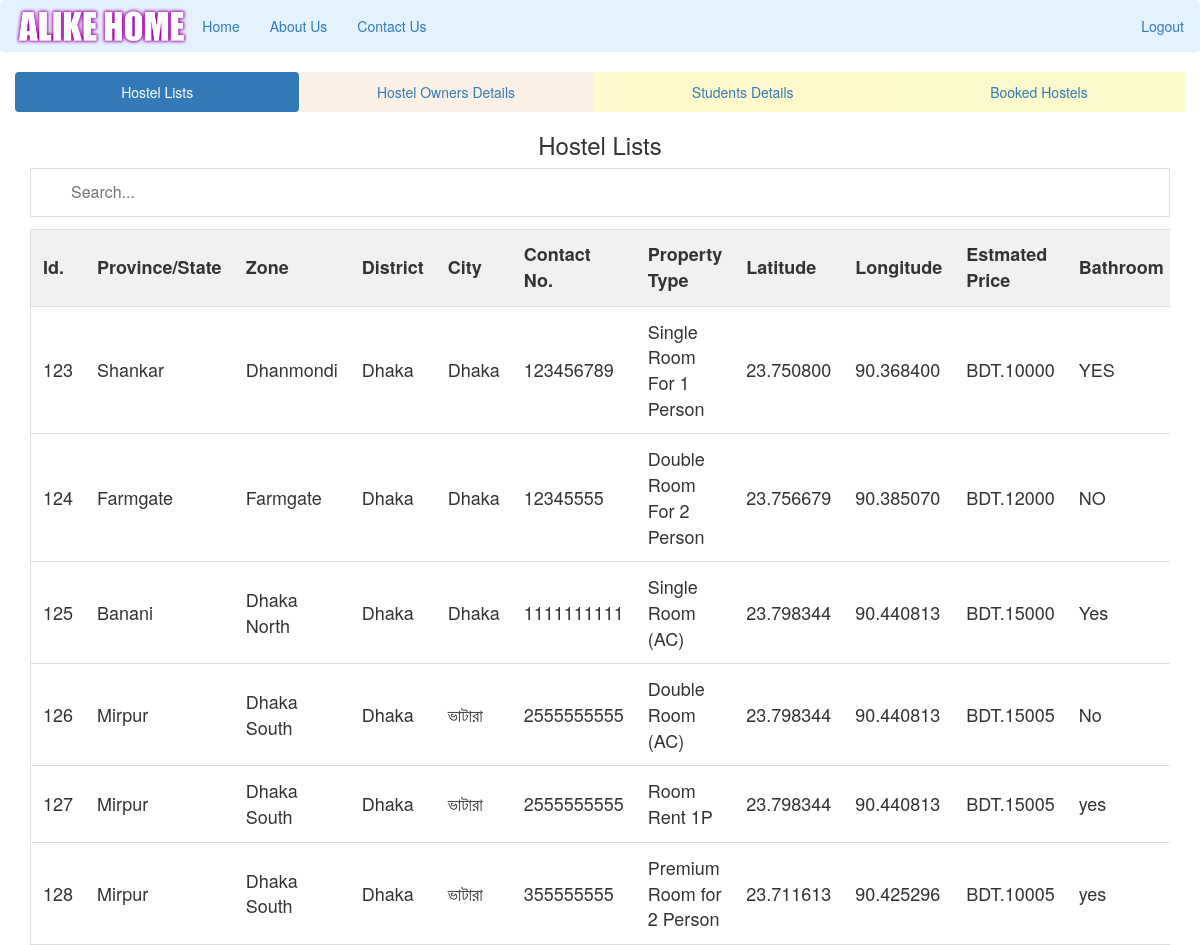
/admin/admin-index.php (signed in), run on the app's committed database.
### tables this page shows
CREATE TABLE `add_property` (
  `property_id` int(10) NOT NULL,
  `province` varchar(50) NOT NULL,
  `zone` varchar(50) NOT NULL,
  `district` varchar(50) NOT NULL,
  `city` varchar(15) NOT NULL,
  `contact_no` bigint(10) NOT NULL,
  `property_type` varchar(50) NOT NULL,
  `estimated_price` bigint(10) NOT NULL,
  `bathroom` varchar(10) NOT NULL,
  `description` varchar(2000) NOT NULL,
  `latitude` decimal(9,6) NOT NULL,
  `longitude` decimal(9,6) NOT NULL,
  `owner_id` int(10) NOT NULL,
  `booked` varchar(10) NOT NULL DEFAULT 'No'
);

### admin/admin-index.php (the view, shortened to what this page needs)
<?php
include("navbar.php");
 ?>
<head>
<link rel="stylesheet" type="text/css" href="style.css">
</head>
<body>
 <div class="container-fluid">
  <ul class="nav nav-pills nav-justified">
    <li class="active" style="background-color: #FFF8DC"><a data-toggle="pill" href="#home">Hostel Lists</a></li>
    <li style="background-color: #FAF0E6"><a data-toggle="pill" href="#menu1">Hostel Owners Details</a></li>
    <li style="background-color: #FFFACD"><a data-toggle="pill" href="#menu2">Students Details</a></li>
    <li style="background-color: #FAFACD"><a data-toggle="pill" href="#menu3">Booked Hostels</a></li>
  </ul>
  <div class="tab-content">
    <div id="home" class="tab-pane fade in active">
      <center><h3>Hostel Lists</h3></center>
      <div class="container-fluid">
      <input type="text" id="myInput" onkeyup="myFunction()" placeholder="Search..." title="Type in a name">
            <div style="overflow-x:auto;">
              <table id="myTable">
                <tr class="header">
                  <th>Id.</th>
                  <th>Province/State</th>
                  <th>Zone</th>
                  <th>District</th>
                  <th>City</th>
                  <th>Contact No.</th>
                  <th>Property Type</th>
                  <th>Latitude</th>
                  <th>Longitude</th>
                  <th>Estmated Price</th>
                  <th>Bathroom</th>
                </tr>
                <?php
        include("../config/config.php");
        $sql="SELECT * from add_property";
        $result=mysqli_query($db,$sql);
        if(mysqli_num_rows($result)>0)
      {
          while($rows=mysqli_fetch_assoc($result)){
          $property_id=$rows['property_id'];
       ?>
                <tr>
                  <td><?php echo $rows['property_id'] ?></td>
                  <td><?php echo $rows['province'] ?></td>
                  <td><?php echo $rows['zone'] ?></td>
                  <td><?php echo $rows['district'] ?></td>
                  <td><?php echo $rows['city'] ?></td>
                  <td><?php echo $rows['contact_no'] ?></td>
                  <td><?php echo $rows['property_type'] ?></td>
                  <td><?php echo $rows['latitude'] ?></td>
                  <td><?php echo $rows['longitude'] ?></td>
                  <td>BDT.<?php echo $rows['estimated_price'] ?></td>
                  <td><?php echo $rows['bathroom'] ?></td>
                <td>
<?php $sql2="SELECT * from property_photo where property_id='$property_id'";
        $query=mysqli_query($db,$sql2);
        if(mysqli_num_rows($query)>0)
      {
          while($row=mysqli_fetch_assoc($query)){ ?>
                  <img src="../owner/<?php echo $row['p_photo'] ?>" width="50px">
                <?php }}}} ?>
                </td>
                </tr>
              </table>
            </div>
    </div>
  </div>
  </div>
</body>

### admin/style.css (style rules this page uses)
#myInput, #myInput2, #myInput3, #myInput4 { background-image: url('/css/searchicon.png'); background-position: 10px 10px; background-repeat: no-repeat; width: 100%; font-size: 16px; padding: 12px 20px 12px 40px; border: 1px solid #ddd; margin-bottom: 12px; }
#myTable, #myTable2, #myTable3, #myInput4 { border-collapse: collapse; width: 100%; border: 1px solid #ddd; font-size: 18px; }
#myTable th, #myTable td,#myTable2 th, #myTable2 td,#myTable3 th, #myTable3 td,#myTable4 th, #myTable4 td { text-align: left; padding: 12px; }
#myTable tr,#myTable2 tr,#myTable3 tr,#myTable4 tr { border-bottom: 1px solid #ddd; }
#myTable tr.header, #myTable tr:hover,#myTable2 tr.header, #myTable2 tr:hover,#myTable3 tr.header, #myTable3 tr:hover,#myTable4 tr.header, #myTable4 tr:hover { background-color: #f1f1f1; }
th, td { text-align: left; padding: 8px; }

### data on the page
add_property: property_id "123", province "Shankar", zone "Dhanmondi", district "Dhaka", city "Dhaka", contact_no "123456789", property_type "Single Room For 1 Person", latitude "23.750800", longitude "90.368400", estimated_price "10000", bathroom "YES"
add_property: property_id "124", province "Farmgate", zone "Farmgate", district "Dhaka", city "Dhaka", contact_no "12345555", property_type "Double Room For 2 Person", latitude "23.756679", longitude "90.385070", estimated_price "12000", bathroom "NO"
add_property: property_id "125", province "Banani", zone "Dhaka North", district "Dhaka", city "Dhaka", contact_no "1111111111", property_type "Single Room (AC)", latitude "23.798344", longitude "90.440813", estimated_price "15000", bathroom "Yes"
add_property: property_id "126", province "Mirpur", zone "Dhaka South", district "Dhaka", city "ভাটারা", contact_no "2555555555", property_type "Double Room (AC)", latitude "23.798344", longitude "90.440813", estimated_price "15005", bathroom "No"
add_property: property_id "127", province "Mirpur", zone "Dhaka South", district "Dhaka", city "ভাটারা", contact_no "2555555555", property_type "Room Rent 1P", latitude "23.798344", longitude "90.440813", estimated_price "15005", bathroom "yes"
add_property: property_id "128", province "Mirpur", zone "Dhaka South", district "Dhaka", city "ভাটারা", contact_no "355555555", property_type "Premium Room for 2 Person", latitude "23.711613", longitude "90.425296", estimated_price "10005", bathroom "yes"
